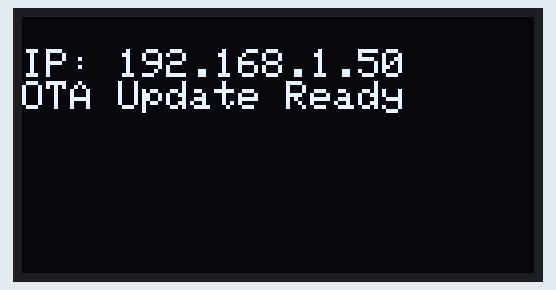
The sketch below on a simulated ESP8266 (NodeMCU). Shown: 128×64 one-colour display. WiFi joins after 1.5 s; servers stay silent unless stated; storage starts empty; not simulated (calls return 0 or success): credentials.h; what the sketch prints to the serial monitor is not drawn.

Above: at 1.7 s.

The sketch:

readFS.ino
```cpp
#include <FS.h>
#include <ESP8266WiFi.h>
#include <ESP8266mDNS.h>
#include <WiFiClient.h>
#include <WiFiUdp.h>
#include <ArduinoOTA.h>
#include <ESP8266WebServer.h>
#include <ArduinoJson.h>
#include <Wire.h>
#include <Adafruit_GFX.h>
#include <Adafruit_SSD1306.h>
#include "credentials.h"
#include "helpers.h"

#define LOCAL_HOSTNAME "readFS-dev"
#define OLED_address  0x3c

Adafruit_SSD1306 oled_display(0);

int wifi_setup_done = 0;
#include "oled_display.h"
#include "ota.h"

//flag for saving data
bool shouldSaveConfig = false;
void listFiles() {
  FSInfo fs_info;
  SPIFFS.info(fs_info);

  Dir dir = SPIFFS.openDir("/");
  DynamicJsonBuffer jsonBuffer;
  JsonObject& json = jsonBuffer.createObject();
  JsonObject& fsInfo = json.createNestedObject("info");
  fsInfo["size"] = fs_info.totalBytes;
  fsInfo["used"] = fs_info.usedBytes;
  JsonArray& files = json.createNestedArray("files");

  while (dir.next()) {
    File f = dir.openFile("r");
    JsonObject& fileInfo = jsonBuffer.createObject();
    fileInfo["name"]=dir.fileName();
    fileInfo["size"]=f.size();
    files.add( fileInfo );
  }
  json.printTo(Serial);
}
void testFS() {
  Serial.println("mounting FS...");
  if (SPIFFS.begin()) {
    Serial.println("mounted file system");
    listFiles();
    if (SPIFFS.exists("/config.json")) {
      //file exists, reading and loading
      Serial.println("reading config file");
      File configFile = SPIFFS.open("/config.json", "r");
      if (configFile) {
        Serial.println("opened config file");
        size_t size = configFile.size();
        // Allocate a buffer to store contents of the file.
        std::unique_ptr<char[]> buf(new char[size]);

        configFile.readBytes(buf.get(), size);
        DynamicJsonBuffer jsonBuffer;
        JsonObject& json = jsonBuffer.parseObject(buf.get());
        json.printTo(Serial);
        if (json.success()) {
          Serial.println("\nparsed json");

          strcpy(ssid, json["ssid"]);
          strcpy(password, json["password"]);

        } else {
          Serial.println("failed to load json config");
        }
      }
    } else {
      Serial.println("config.json not found");
    }
  } else {
    Serial.println("failed to mount FS");
  }
  //end read
}
void setup ( void ) {
    initializeOLED_display();
    WiFi.begin ( ssid, password );
    Serial.begin ( 115200 );
    Serial.println ( "Application starts" );
    testFS();
}

void loop ( void ) {
  if(!wifi_setup_done ) {
    unsigned long currentMillis = millis();
    if( WiFi.status() == WL_CONNECTED ) {
      OLED_clear();
      oled_display.println ( ssid );
      oled_display.print ( "IP: " );
      oled_display.println ( WiFi.localIP() );
      OTASetup();
      wifi_setup_done = 1;
      oled_display.display();
      shouldSaveConfig = 1;
    }
  } else {
    ArduinoOTA.handle();
  }
  if (shouldSaveConfig) {
    Serial.println("saving config");
    DynamicJsonBuffer jsonBuffer;
    JsonObject& json = jsonBuffer.createObject();
    json["ssid"] = ssid;
    json["password"] = password;

    File configFile = SPIFFS.open("/config.json", "w");
    if (!configFile) {
      Serial.println("failed to open config file for writing");
    }

    json.printTo(Serial);
    json.printTo(configFile);
    configFile.close();
    //end save
    shouldSaveConfig = 0;
  }
}
```

helpers.h
```cpp
#ifndef HELPERS_H
#define HELPERS_H


// convert a single hex digit character to its integer value (from https://code.google.com/p/avr-netino/)
unsigned char h2int(char c)
{
    if (c >= '0' && c <='9'){
        return((unsigned char)c - '0');
    }
    if (c >= 'a' && c <='f'){
        return((unsigned char)c - 'a' + 10);
    }
    if (c >= 'A' && c <='F'){
        return((unsigned char)c - 'A' + 10);
    }
    return(0);
}

String urldecode(String input) // (based on https://code.google.com/p/avr-netino/)
{
	 char c;
	 String ret = "";

	 for(byte t=0;t<input.length();t++)
	 {
		 c = input[t];
		 if (c == '+') c = ' ';
         if (c == '%') {


         t++;
         c = input[t];
         t++;
         c = (h2int(c) << 4) | h2int(input[t]);
		 }

		 ret.concat(c);
	 }
	 return ret;

}


#endif
```

oled_display.h
```cpp
void OLED_clear() {
    oled_display.clearDisplay();
    oled_display.setTextSize(1);
    oled_display.setTextColor(WHITE);
    oled_display.setCursor(0,0);
    oled_display.display();
}

void initializeOLED_display() {
    oled_display.begin(SSD1306_SWITCHCAPVCC, OLED_address,false);
    OLED_clear();
    oled_display.println("ReadFS test");
    oled_display.display();
}
```

ota.h
```cpp
void OTASetup() {
  ArduinoOTA.setHostname(LOCAL_HOSTNAME);
  ArduinoOTA.setPassword(ota_key);
  ArduinoOTA.onStart([]() {
    OLED_clear();
    oled_display.println("OTA Update");
    oled_display.drawRect(0,SSD1306_LCDHEIGHT/2,SSD1306_LCDWIDTH-1,5,WHITE);

    oled_display.display();
  });
  ArduinoOTA.onEnd([]() {
    oled_display.println("OTA Update done");oled_display.display();
  });
  ArduinoOTA.onProgress([](unsigned int progress, unsigned int total) {
    int percent = (progress / (total / (SSD1306_LCDWIDTH-2)) );
    if( percent % 10 == 0) {
      oled_display.fillRect(1,SSD1306_LCDHEIGHT/2+1,percent,3,WHITE);
      oled_display.display();
    }
  });
  ArduinoOTA.onError([](ota_error_t error) {
    OLED_clear();
    oled_display.printf("OTA Error[%u]: ", error);
    if (error == OTA_AUTH_ERROR) oled_display.println("Auth Failed");
    else if (error == OTA_BEGIN_ERROR) oled_display.println("Begin Failed");
    else if (error == OTA_CONNECT_ERROR) oled_display.println("Connect Failed");
    else if (error == OTA_RECEIVE_ERROR) oled_display.println("Receive Failed");
    else if (error == OTA_END_ERROR) oled_display.println("End Failed");
    oled_display.display();
  });
  ArduinoOTA.begin();
  oled_display.println("OTA Update Ready");oled_display.display();
}
```
